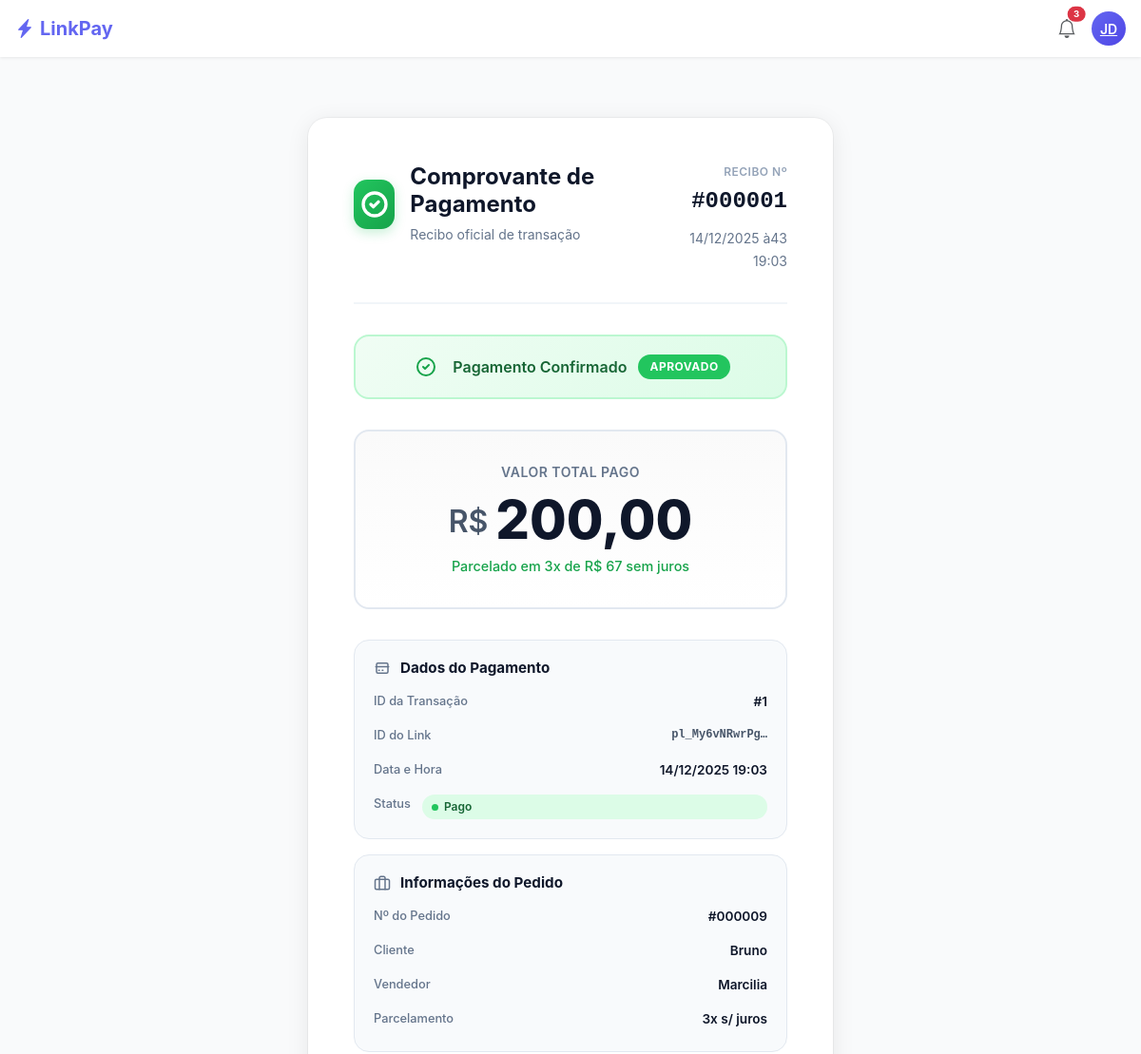
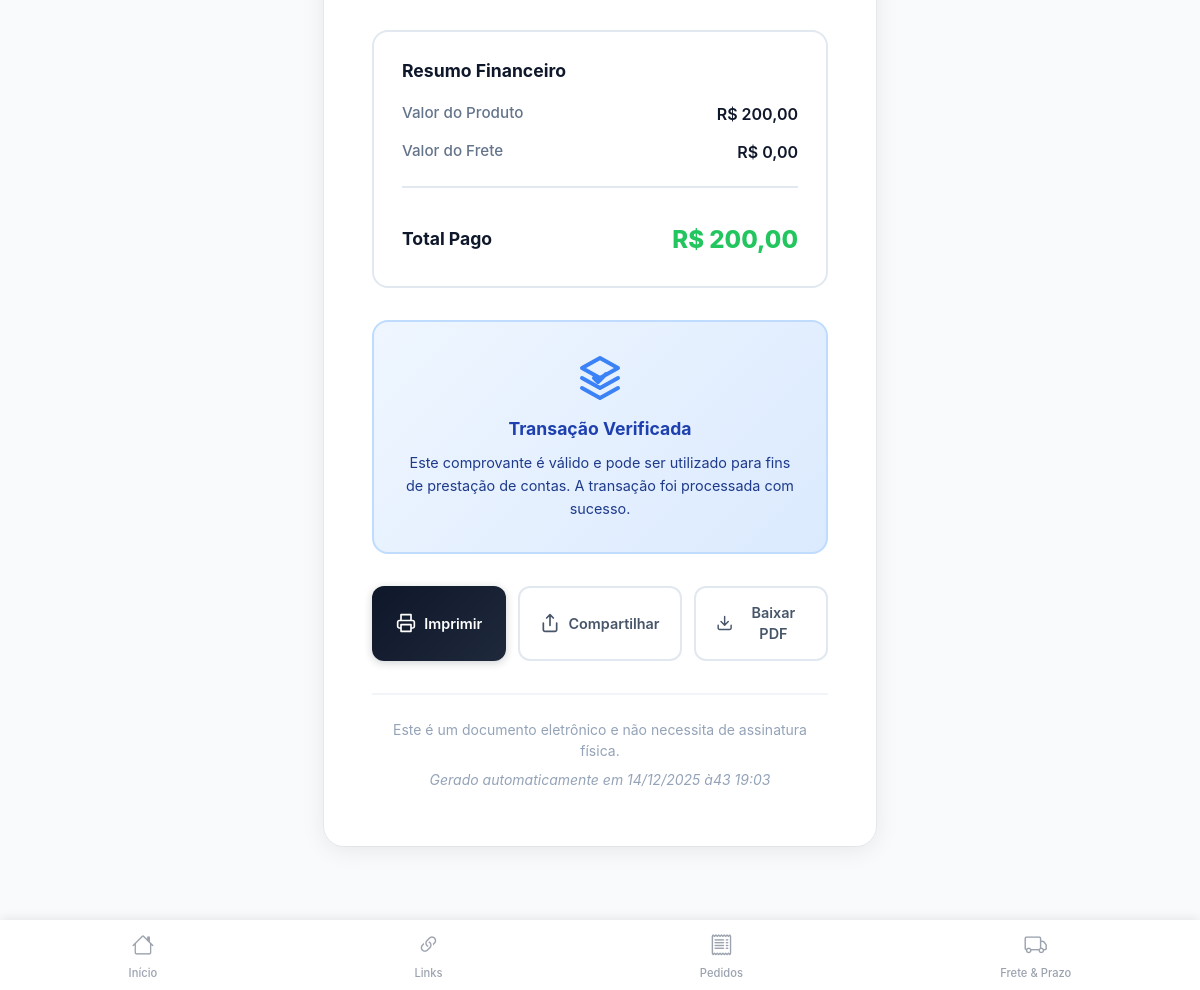
The page /orders/sucess/9/ on the database its author committed (2 pictures, top to bottom).
### apps/payments/models.py (models this page shows, shortened)
class Payment(BaseModel):
    payment_link = OneToOneField(
        "payments.PaymentLink",
        on_delete=models.CASCADE,
        related_name="payment", # Nome singular
        verbose_name="Link de pagamento",
    )
    status = models.CharField(
        max_length=50, choices=PAYMENT_STATUS, default="pending", verbose_name="Status"
    )
    payment_date = models.DateTimeField(verbose_name="Data do pagamento")
    amount = models.DecimalField(max_digits=10, decimal_places=2, verbose_name="Valor", null=True, blank=True)
    class Meta:
        verbose_name = "Pagamento"
        verbose_name_plural = "Pagamentos"
        ordering = ["-created_at"]
        db_table = "payments"

class PaymentLink(BaseModel):
    order = models.ForeignKey(
        "orders.Order",
        on_delete=models.CASCADE,
        related_name="payment_links",
        verbose_name="Pedido",
    )
    url_link = models.URLField(max_length=500, verbose_name="Link de pagamento")
    id_link = models.CharField(max_length=255, verbose_name="ID do link de pagamento")
    amount = models.DecimalField(max_digits=10, decimal_places=2, verbose_name="Valor", null=True, blank=True)
    status = models.CharField(
        max_length=50,
        choices=PAYMENT_LINK_STATUS,
        default="pending",
        verbose_name="Status",
    )
    class Meta:
        verbose_name = "Link de Pagamento"
        verbose_name_plural = "Links de Pagamento"
        ordering = ["-created_at"]
        db_table = "payment_links"

### apps/orders/models.py (models this page shows, shortened)
class Order(BaseModel):
    name = models.CharField(max_length=255, verbose_name='Nome', help_text='Nome do pedido')
    value = models.DecimalField(max_digits=10, decimal_places=2, verbose_name='Valor', help_text='Valor do pedido')
    value_freight = models.DecimalField(max_digits=10, decimal_places=2, verbose_name='Valor do frete', help_text='Valor do frete')
    total = models.DecimalField(max_digits=10, decimal_places=2, verbose_name='Total', help_text='Total do pedido')
    status = models.CharField(max_length=255, choices=STATUS_CHOICES, verbose_name='Status', help_text='Status do pedido')
    installments = models.IntegerField(default=1, verbose_name='Parcelas', help_text='Parcelas do pedido')
    seller = models.ForeignKey(Seller, on_delete=models.CASCADE, verbose_name='Vendedor', help_text='Vendedor do pedido')
    class Meta:
        verbose_name = 'Pedido'
        verbose_name_plural = 'Pedidos'
        ordering = ['-created_at']
        db_table = 'orders'

### apps/sellers/models.py (models this page shows, shortened)
class Seller(BaseModel):
    name = models.CharField(max_length=255, verbose_name='Nome', help_text='Nome do vendedor')
    phone = models.CharField(max_length=255, verbose_name='Telefone', help_text='Telefone do vendedor')
    class Meta:
        verbose_name = 'Vendedor'
        verbose_name_plural = 'Vendedores'
        ordering = ['created_at']
        db_table = 'sellers'

### apps/orders/views.py (the view, shortened to what this page needs)
# urls.py: path('sucess/<int:pk>/', OrderSuccessView.as_view(), name='order-success'),
class OrderSuccessView(View):
    def get(self, request, pk):
        order = get_object_or_404(Order, pk=pk)
        payment_link = (
            order.payment_links
            .order_by('-created_at')
            .first()
        )
        payment = getattr(payment_link, 'payment', None)
        if payment and payment.status == 'paid':
            print("Pagamento confirmado")
            return render(
                request,
                'orders/order_recibo.html',
                {
                    'order': order,
                    'payment': payment,
                    'payment_link': payment_link,
                }
            )

### apps/orders/templates/orders/order_recibo.html (shortened to what this page needs)
{% extends 'base.html' %}
{% block content %}
<div class="receipt-wrapper">
    <header class="receipt-header">
        <div class="header-left">
            <div class="brand-mark">
                <svg width="32" height="32" viewBox="0 0 24 24" fill="none">
                    <path d="M9 12L11 14L15 10M21 12C21 16.9706 16.9706 21 12 21C7.02944 21 3 16.9706 3 12C3 7.02944 7.02944 3 12 3C16.9706 3 21 7.02944 21 12Z" stroke="currentColor" stroke-width="2.5" stroke-linecap="round" stroke-linejoin="round"/>
                </svg>
            </div>
            <div class="header-info">
                <h1>Comprovante de Pagamento</h1>
                <span class="subtitle">Recibo oficial de transação</span>
            </div>
        </div>
        <div class="header-right">
            <div class="receipt-id">
                <span class="id-label">Recibo Nº</span>
                <span class="id-number">#{{ payment.id|stringformat:"06d" }}</span>
            </div>
            <span class="receipt-date">{{ payment.payment_date|date:"d/m/Y às H:i" }}</span>
        </div>
    </header>
    <div class="status-verified">
        <div class="status-icon">
            <svg width="24" height="24" viewBox="0 0 24 24" fill="none">
                <path d="M9 12L11 14L15 10M21 12C21 16.9706 16.9706 21 12 21C7.02944 21 3 16.9706 3 12C3 7.02944 7.02944 3 12 3C16.9706 3 21 7.02944 21 12Z" stroke="currentColor" stroke-width="2" stroke-linecap="round" stroke-linejoin="round"/>
            </svg>
        </div>
        <span class="status-text">Pagamento Confirmado</span>
        <span class="status-badge">APROVADO</span>
    </div>
    <section class="amount-display">
        <span class="amount-label">Valor Total Pago</span>
        <div class="amount-main">
            <span class="currency">R$</span>
            <span class="value">{{ payment.amount|floatformat:2 }}</span>
        </div>
        {% if order.installments > 1 %}
        <span class="amount-detail">
            Parcelado em {{ order.installments }}x de R$ {% widthratio payment.amount order.installments 1 %} sem juros
        </span>
        {% endif %}
    </section>
    <div class="info-stack">
        <section class="info-card">
            <h3 class="card-title">
                <svg width="18" height="18" viewBox="0 0 24 24" fill="none">
                    <path d="M3 10H21M7 15H8M12 15H13M6 19H18C19.1046 19 20 18.1046 20 17V7C20 5.89543 19.1046 5 18 5H6C4.89543 5 4 5.89543 4 7V17C4 18.1046 4.89543 19 6 19Z" stroke="currentColor" stroke-width="2" stroke-linecap="round" stroke-linejoin="round"/>
                </svg>
                Dados do Pagamento
            </h3>
            <div class="info-rows">
                <div class="info-row">
                    <span class="row-label">ID da Transação</span>
                    <span class="row-value">#{{ payment.id }}</span>
                </div>
                <div class="info-row">
                    <span class="row-label">ID do Link</span>
                    <span class="row-value code">{{ payment.payment_link.id_link|truncatechars:15 }}</span>
                </div>
                <div class="info-row">
                    <span class="row-label">Data e Hora</span>
                    <span class="row-value">{{ payment.payment_date|date:"d/m/Y H:i" }}</span>
                </div>
                <div class="info-row">
                    <span class="row-label">Status</span>
                    <span class="row-value status-tag">
                        <span class="status-dot"></span>
                        Pago
                    </span>
                </div>
            </div>
        </section>
        <section class="info-card">
            <h3 class="card-title">
                Informações do Pedido
            </h3>
            <div class="info-rows">
                <div class="info-row">
                    <span class="row-label">Nº do Pedido</span>
                    <span class="row-value">#{{ order.id|stringformat:"06d" }}</span>
                </div>
                <div class="info-row">
                    <span class="row-label">Cliente</span>
                    <span class="row-value">{{ order.name|truncatechars:25 }}</span>
                </div>
                <div class="info-row">
                    <span class="row-label">Vendedor</span>
                    <span class="row-value">{{ order.seller.name|truncatechars:25 }}</span>
                </div>
                <div class="info-row">
                    <span class="row-label">Parcelamento</span>
                    <span class="row-value">
                        {% if order.installments > 1 %}
                            {{ order.installments }}x s/ juros
                        {% else %}
                            À vista
                        {% endif %}
                    </span>
                </div>
            </div>
        </section>
    </div>
    <section class="financial-summary">
        <h3 class="summary-header">Resumo Financeiro</h3>
        <div class="summary-rows">
            <div class="summary-row">
                <span class="summary-label">Valor do Produto</span>
                <span class="summary-amount">R$ {{ order.value|floatformat:2 }}</span>
            </div>
            <div class="summary-row">
                <span class="summary-label">Valor do Frete</span>
                <span class="summary-amount">R$ {{ order.value_freight|floatformat:2 }}</span>
            </div>
            <div class="summary-divider"></div>
            <div class="summary-row total-row">
                <span class="summary-label">Total Pago</span>
                <span class="summary-amount total">R$ {{ payment.amount|floatformat:2 }}</span>
            </div>
        </div>
    </section>
    <div class="verification-badge">
        <h4>Transação Verificada</h4>
        <p>Este comprovante é válido e pode ser utilizado para fins de prestação de contas. A transação foi processada com sucesso.</p>
    </div>
    <footer class="receipt-actions">
        <button class="action-btn primary" id="print">
            <span>Imprimir</span>
        </button>
        <button class="action-btn secondary" id="share">
            <span>Compartilhar</span>
        </button>
        <button class="action-btn secondary" id="download">
            <span>Baixar PDF</span>
        </button>
    </footer>
    <div class="receipt-footer">
        <p>Este é um documento eletrônico e não necessita de assinatura física.</p>
        <p class="footer-meta">Gerado automaticamente em {{ payment.payment_date|date:"d/m/Y às H:i" }}</p>
    </div>
</div>
{% endblock %}

### templates/base.html (style rules this page uses)
:root { --primary: #6366f1; --primary-dark: #4f46e5; --success: #10b981; --warning: #f59e0b; --danger: #ef4444; --gray-50: #f9fafb; --gray-100: #f3f4f6; --gray-200: #e5e7eb; --gray-400: #9ca3af; --gray-500: #6b7280; --gray-600: #4b5563; --gray-800: #1f2937; --gray-900: #111827; }
* { -webkit-tap-highlight-color: transparent; }
body { font-family: -apple-system, BlinkMacSystemFont, 'Segoe UI', Roboto, sans-serif; background-color: var(--gray-50); color: var(--gray-800); padding-top: 60px; padding-bottom: 80px; min-height: 100vh; }

### rows shown on the page
Payment: id "000001", payment_date "14/12/2025 à43 19:03", amount "200,00", amount.installments "67", id "1", payment_link.id_link "pl_My6vNRwrPg…", payment_date "14/12/2025 19:03"
Order: installments "3", id "000009", name "Bruno", seller.name "Marcilia", value "200,00", value_freight "0,00"
